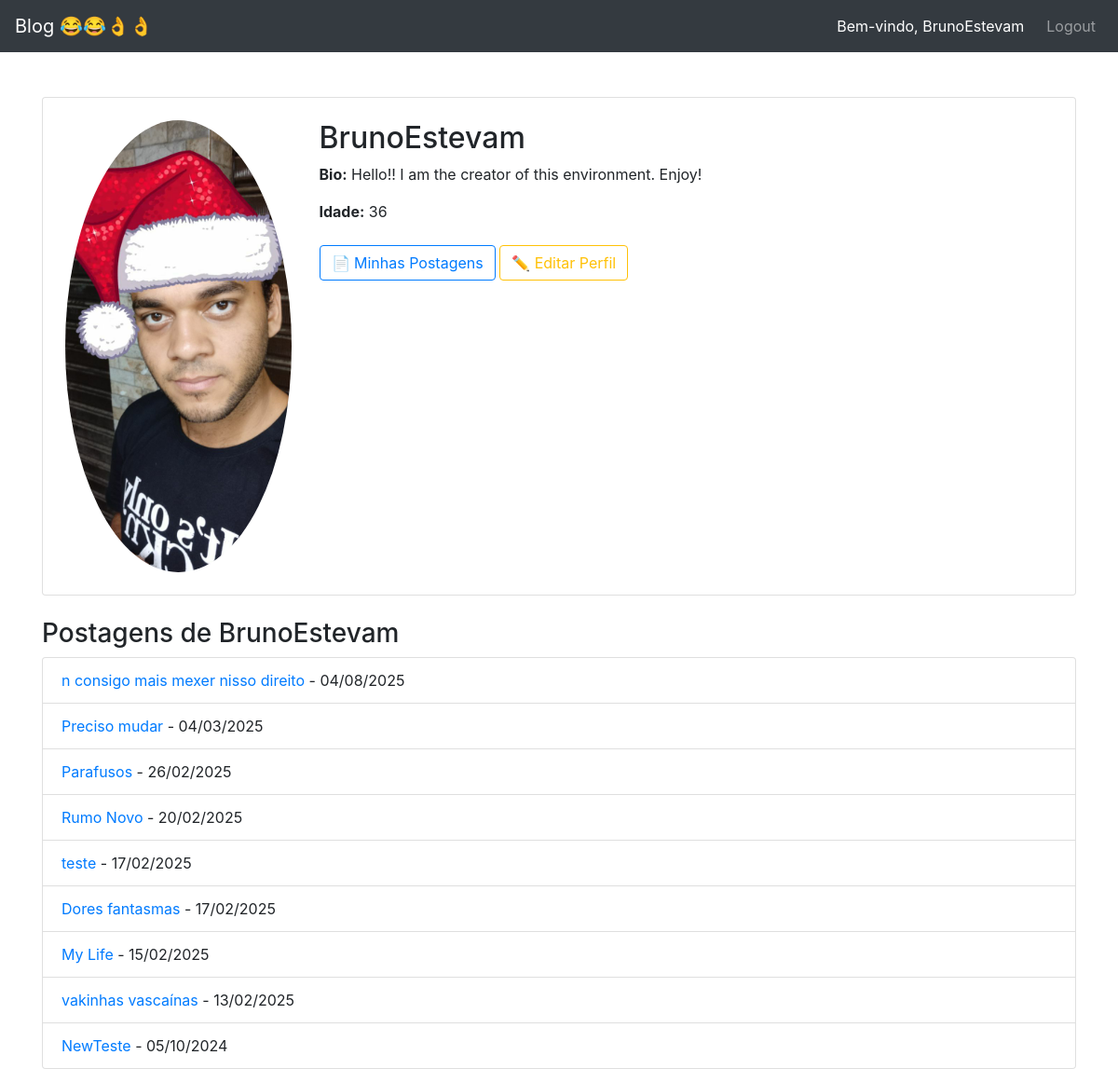
The app's page /accounts/profile/BrunoEstevam/ (signed in), older data.
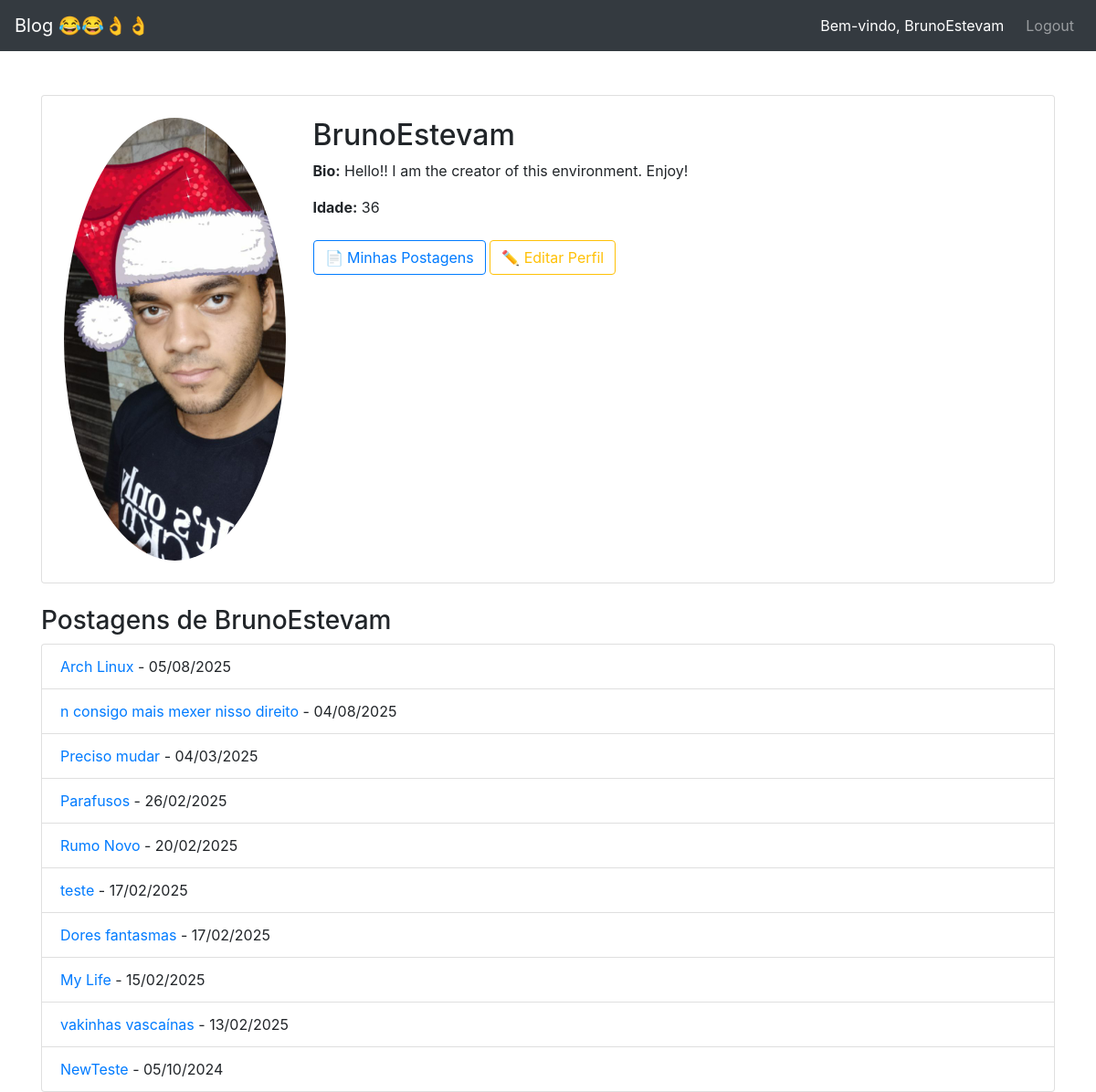
The same page, newer data.
### blog/models.py (models this page shows, shortened)
class Post(models.Model):
    class NewManager(models.Manager):
        def get_queryset(self):
            return super().get_queryset().filter(status='published')
    options = (
        ('draft', 'Draft'),
        ('published', 'Published'),
    )
    title = models.CharField(max_length=200)
    excerpt = models.TextField(null=True)
    slug = models.SlugField(max_length=255, unique=True, blank=True)
    publish = models.DateTimeField(default=timezone.now)
    author = models.ForeignKey(User, on_delete=models.CASCADE, related_name='blog_posts')
    content = models.TextField()
    status = models.CharField(max_length=10, choices=options, default='draft')
    objects = models.Manager()
    newmanager = NewManager()
    likes = models.ManyToManyField(User, related_name='post_likes', blank=True)
    dislikes = models.ManyToManyField(User, related_name='post_dislikes', blank=True)
    image = models.ImageField(upload_to='post_images/', blank=True, null=True)
    def get_absolute_url(self):
        return reverse('blog:post_single', args=[self.slug])
    class Meta:
        ordering = ('-publish',)

### accounts/views.py (the view)
# urls.py: path('profile/<str:username>/', accounts_views.profile, name='profile'),
@login_required
def profile(request, username):
    profile_user = get_object_or_404(User, username=username)
    posts = Post.objects.filter(author=profile_user, status="published")
    return render(request, "accounts/profile.html", {"profile_user": profile_user, "posts": posts})

### accounts/templates/accounts/profile.html (shortened to what this page needs)
{% extends "base.html" %}
{% block content %}
<div class="container mt-5">
    <div class="card p-4">
        <div class="row">
            <div class="col-md-3 text-center">
                {% if user.profile.profile_picture %}
    <img src="{{ user.profile.profile_picture.url }}" class="img-fluid rounded-circle" alt="Foto de perfil">
    {% else %}
        <img src="https://via.placeholder.com/150" class="img-fluid rounded-circle" alt="Sem foto">
    {% endif %}
            </div>
            <div class="col-md-9">
                <h2>{{ user.username }}</h2>
                {% if user.profile.bio %}
                    <p><strong>Bio:</strong> {{ user.profile.bio }}</p>
                {% endif %}
                {% if user.profile.age %}
                    <p><strong>Idade:</strong> {{ user.profile.age }}</p>
                {% endif %}
                {% if user == request.user %}
                    <a href="{% url 'blog:user_posts' %}" class="btn btn-outline-primary mt-2">📄 Minhas Postagens</a>
                    <a href="{% url 'accounts:edit_profile' %}" class="btn btn-outline-warning mt-2">✏️ Editar Perfil</a>
                {% endif %}
            </div>
        </div>
    </div>
    <h3 class="mt-4">Postagens de {{ user.username }}</h3>
    {% if posts %}
        <ul class="list-group">
            {% for post in posts %}
                <li class="list-group-item">
                    <a href="{{ post.get_absolute_url }}">{{ post.title }}</a> - {{ post.publish|date:"d/m/Y" }}
                </li>
            {% endfor %}
        </ul>
    {% else %}
        <p>Este usuário ainda não publicou nada.</p>
    {% endif %}
</div>
{% endblock %}

Row changes from the older to the newer data that the page shows:
added Post: title "Arch Linux", publish "05/08/2025"
